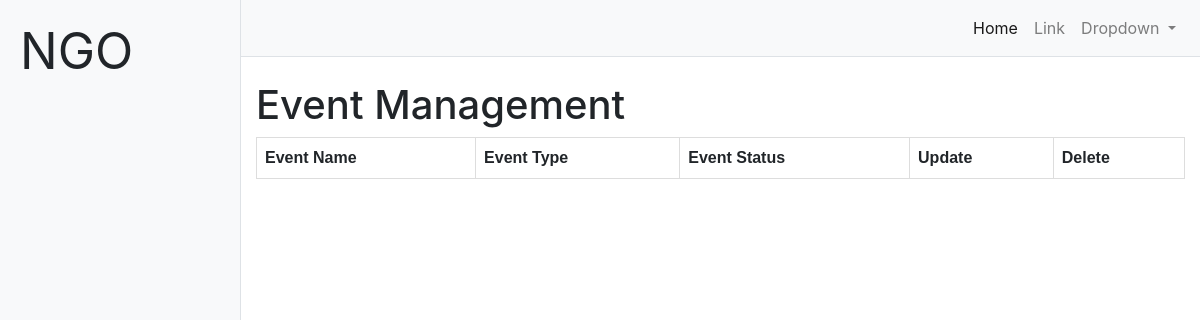
The page /events/all on the database as committed earlier.
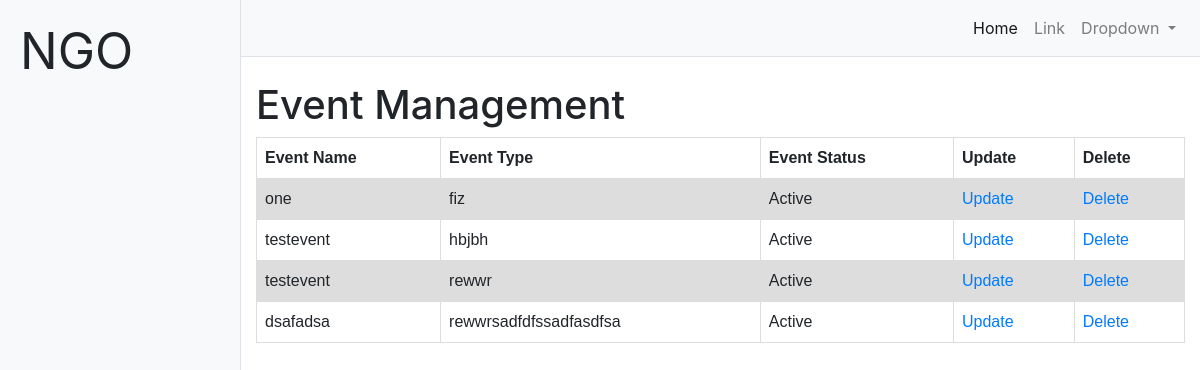
The same page on the database as committed later.
### ngo_app/models.py (models this page shows)
class Events(models.Model):
    name = models.CharField(max_length=40)
    type = models.CharField(max_length=30)
    status = models.CharField(max_length=10, default='Active')

### ngo_app/views.py (the view)
# urls.py: path(r'events/all', views.AllEventsView.as_view()),
class AllEventsView(ListView):
    model = Events
    queryset = Events.objects.all()
    template_name = 'AdminTableForEvents.html'

### ngo_app/templatetags/filters.py (called while the page is built)
@register.filter(name='has_group')
def has_group(user, group_name):
    return user.groups.filter(name=group_name).exists()

### templates/AdminTableForEvents.html (shortened to what this page needs)
<!DOCTYPE html>
<html lang="en">
{% load filters  %}
<head>
  {% load static %}
  <link href="{% static 'AdminTable/vendor/bootstrap/css/bootstrap.min.css' %}" rel="stylesheet">
  <link href="{% static 'AdminTable/css/simple-sidebar.css' %}" rel="stylesheet">
</head>
<body>
  <div class="d-flex" id="wrapper" >
    <div class="bg-light border-right" id="sidebar-wrapper">
      <div class="sidebar-heading" style="font-size:50px;">NGO </div>
    </div>
    <div id="page-content-wrapper">
      <nav class="navbar navbar-expand-lg navbar-light bg-light border-bottom">
        <div class="collapse navbar-collapse" id="navbarSupportedContent">
          <ul class="navbar-nav ml-auto mt-2 mt-lg-0">
            <li class="nav-item active">
              <a class="nav-link" href="#">Home <span class="sr-only">(current)</span></a>
            </li>
            <li class="nav-item">
              <a class="nav-link" href="#">Link</a>
            </li>
            <li class="nav-item dropdown">
              <a class="nav-link dropdown-toggle" href="#" id="navbarDropdown" role="button" data-toggle="dropdown" aria-haspopup="true" aria-expanded="false">
                Dropdown
              </a>
            </li>
          </ul>
        </div>
      </nav>
      <div class="container-fluid">
        <h1 class="mt-4">Event Management</h1>
        <table>
          <tr>
            <th>Event Name</th>
            <th>Event Type</th>
            <th>Event Status</th>
            <th>Update</th>
            <th>Delete</th>
          </tr>
          {% for item in object_list %}
          <tr>
            <td>{{ item.name }}</td>
            <td>{{ item.type }}</td>
            <td>{{ item.status }}</td>
            <td><a href="/event/update/{{item.pk}}">Update</a></td>
            <td><a href="/event/del/{{item.pk}}">Delete</a> </td>
          </tr>
          {% endfor %}
        </table>
      </div>
    </div>
  </div>
</body>
</html>

### ngo_app/static/AdminTable/css/simple-sidebar.css (style rules this page uses)
body { overflow-x: hidden; }
#sidebar-wrapper { min-height: 100vh; margin-left: -15rem; -webkit-transition: margin .25s ease-out; -moz-transition: margin .25s ease-out; -o-transition: margin .25s ease-out; transition: margin .25s ease-out; }
#sidebar-wrapper .sidebar-heading { padding: 0.875rem 1.25rem; font-size: 1.2rem; }
#page-content-wrapper { min-width: 100vw; }
@media (min-width: 768px) { #sidebar-wrapper { margin-left: 0; } }
@media (min-width: 768px) { #page-content-wrapper { min-width: 0; width: 100%; } }

### templates/AdminTableForEvents.html (style rules this page uses)
table { font-family: arial, sans-serif; border-collapse: collapse; width: 100%; }
td, th { border: 1px solid #dddddd; text-align: left; padding: 8px; }
tr:nth-child(even) { background-color: #dddddd; }

Rows that differ between the two databases and show on the page:
added Events: name "one", type "fiz", status "Active"
added Events: name "testevent", type "hbjbh", status "Active"
added Events: name "testevent", type "rewwr", status "Active"
added Events: name "dsafadsa", type "rewwrsadfdfssadfasdfsa", status "Active"
